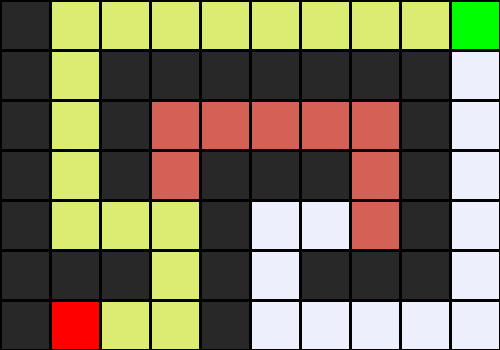

Generate this figure with Python:
from typing import List
from PIL import Image,ImageDraw

class Node:
    def __init__(self,state,parent,action,path_cost=0):
        """
        Not keeping track of the path cost. This is because the
         path cost can be calculated at the end.
        """
        self.state=state
        self.parent=parent
        self.action=action
        self.path_cost=path_cost

class StackFronteir:
    def __init__(self):
        self.frontier:List[Node]=[]

    def add(self,node):
        self.frontier.append(node)

    def contains_state(self,state):
        return any(node.state==state for node in self.frontier)
    
    def empty(self):
        return len(self.frontier)==0
    
    def remove(self):
        if self.empty():
            raise Exception("Frontier is empty")
        node =self.frontier[-1]
        self.frontier=self.frontier[:-1]
        return node
    
class QueueFronteir(StackFronteir):
    def remove(self):
        if self.empty():
            raise Exception("Frontier is empty")
        
        node =self.frontier[0]
        self.frontier=self.frontier[1:]
        return node
    
class GreedyBestFirstFronteir(QueueFronteir):
    def __init__(self,goal):
        super().__init__()
        self.goal=goal

    def manhattan_distance(self,s1,s2):
        return abs(s1[0]-s2[0]) + abs(s1[1]-s2[1])
    
    def remove(self):
        if self.empty():
            raise Exception("Frontier is empty")
        
        self.frontier.sort(
            key=lambda node: self.manhattan_distance(node.state,self.goal)
        )

        node=self.frontier[0]
        self.frontier=self.frontier[1:]
        return node
    
class AStarFronteir(GreedyBestFirstFronteir):

    def remove(self):
        if self.empty():
            raise Exception("Frontier is empty")
    
        def f(node):
            return self.manhattan_distance(node.state,self.goal)+node.path_cost
        
        self.frontier.sort(key=lambda node:f(node))

        node=self.frontier[0]
        self.frontier=self.frontier[1:]
        return node

class Maze:
    def __init__(self,filename,frontier):
        self.frontier_type=frontier

        with open(filename) as f:
            contents=f.read()

        if contents.count("A")!=1:
            raise Exception("Maze must have exactly one start point ")

        if contents.count("B")!=1:
            raise Exception("Maze must have exactly one goal")
        
        contents=contents.splitlines()
        self.height=len(contents)
        self.width=max(len(line) for line in contents)

        self.walls=[]

        for i in range(self.height):
            row=[]

            for j in range(self.width):

                try:
                    if contents[i][j]=="A":
                        self.start=(i,j)
                        row.append(False)

                    elif contents[i][j]=="B":
                        self.goal=(i,j)   # FIXED
                        row.append(False)

                    elif contents[i][j]==" ":
                        row.append(False)

                    else:
                        row.append(True)

                except IndexError:
                    row.append(False)

            self.walls.append(row)

        self.solution=None

    def print(self):
        solution=self.solution[1] if self.solution else None

        print()

        for i,row in enumerate(self.walls):
            for j,col in enumerate(row):

                if col:
                    print("█",end="")

                elif(i,j)==self.start:
                    print("A",end="")

                elif(i,j)==self.goal:
                    print("B",end="")
                
                elif solution and (i,j) in solution:
                    print("*",end="")

                else:
                    print(" ",end="")

            print()

        print()

    def output_image(self,filename,show_explored=False):
        cell_size=50
        cell_border=2

        img=Image.new(
            "RGBA",
            (self.width*cell_size,self.height*cell_size),
            "black"
        )

        draw=ImageDraw.Draw(img)

        solution=self.solution[1] if self.solution else None

        for i,row in enumerate(self.walls):
            for j,col in enumerate(row):

                if col:
                    fill=(40,40,40)

                elif(i,j)==self.start:
                    fill=(255,0,0)

                elif(i,j)==self.goal:
                    fill=(0,255,0)

                elif solution and (i,j) in solution:
                    fill=(220,235,113)

                elif show_explored and (i,j) in self.explored:
                    fill=(212,97,85)

                else:
                    fill=(237,240,252)

                draw.rectangle(
                    [
                        (j * cell_size + cell_border, i * cell_size + cell_border),
                        ((j + 1) * cell_size - cell_border,
                         (i + 1) * cell_size - cell_border)
                    ],
                    fill=fill
                )

        img.save(filename)

    def neighbors(self,state):

        row,col=state

        candidates=[
            ("up",(row-1,col)),
            ("down",(row+1,col)),
            ("left",(row,col-1)),
            ("right",(row,col+1))
        ]

        result=[]

        for action,(r,c) in candidates:
            if 0<=r<self.height and 0<=c<self.width:
                if not self.walls[r][c]:
                    result.append((action,(r,c)))

        return result

    def get_frontier(self):

        if self.frontier_type in [GreedyBestFirstFronteir,AStarFronteir]:
            return self.frontier_type(self.goal)

        return self.frontier_type()

    def solve(self):

        self.num_explored=0

        start=Node(self.start,None,None)

        frontier=self.get_frontier()
        frontier.add(start)

        self.explored=set()

        while True:

            if frontier.empty():
                raise Exception("No solution")

            node=frontier.remove()

            self.num_explored+=1

            if node.state==self.goal:

                actions=[]
                cells=[]

                while node.parent is not None:
                    actions.append(node.action)
                    cells.append(node.state)
                    node=node.parent

                actions.reverse()
                cells.reverse()

                self.solution=(actions,cells)
                return

            self.explored.add(node.state)

            for action,state in self.neighbors(node.state):

                if not frontier.contains_state(state) and state not in self.explored:

                    child=Node(
                        state=state,
                        parent=node,
                        action=action,
                        path_cost=node.path_cost+1
                    )

                    frontier.add(child)


if __name__=="__main__":

    maze=Maze("maze1.txt",AStarFronteir)

    print("Maze:")
    maze.print()

    print("Solving...")
    maze.solve()

    print("States Explored:",maze.num_explored)

    print("Solution:")
    maze.print()

    maze.output_image("maze1.png",show_explored=True)
